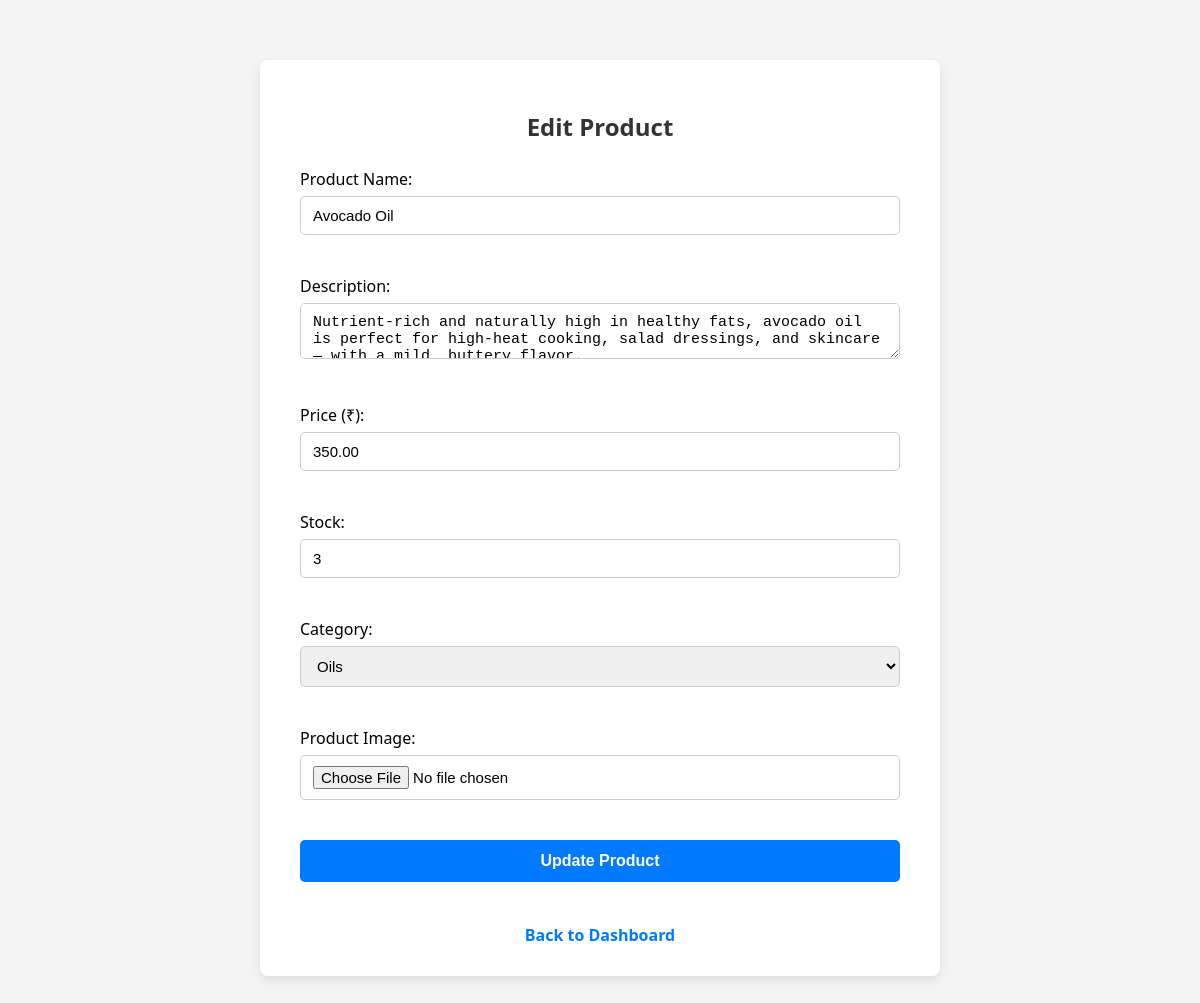
/adminn/edit-product/5 (signed in), run on an earlier commit of the app's database.
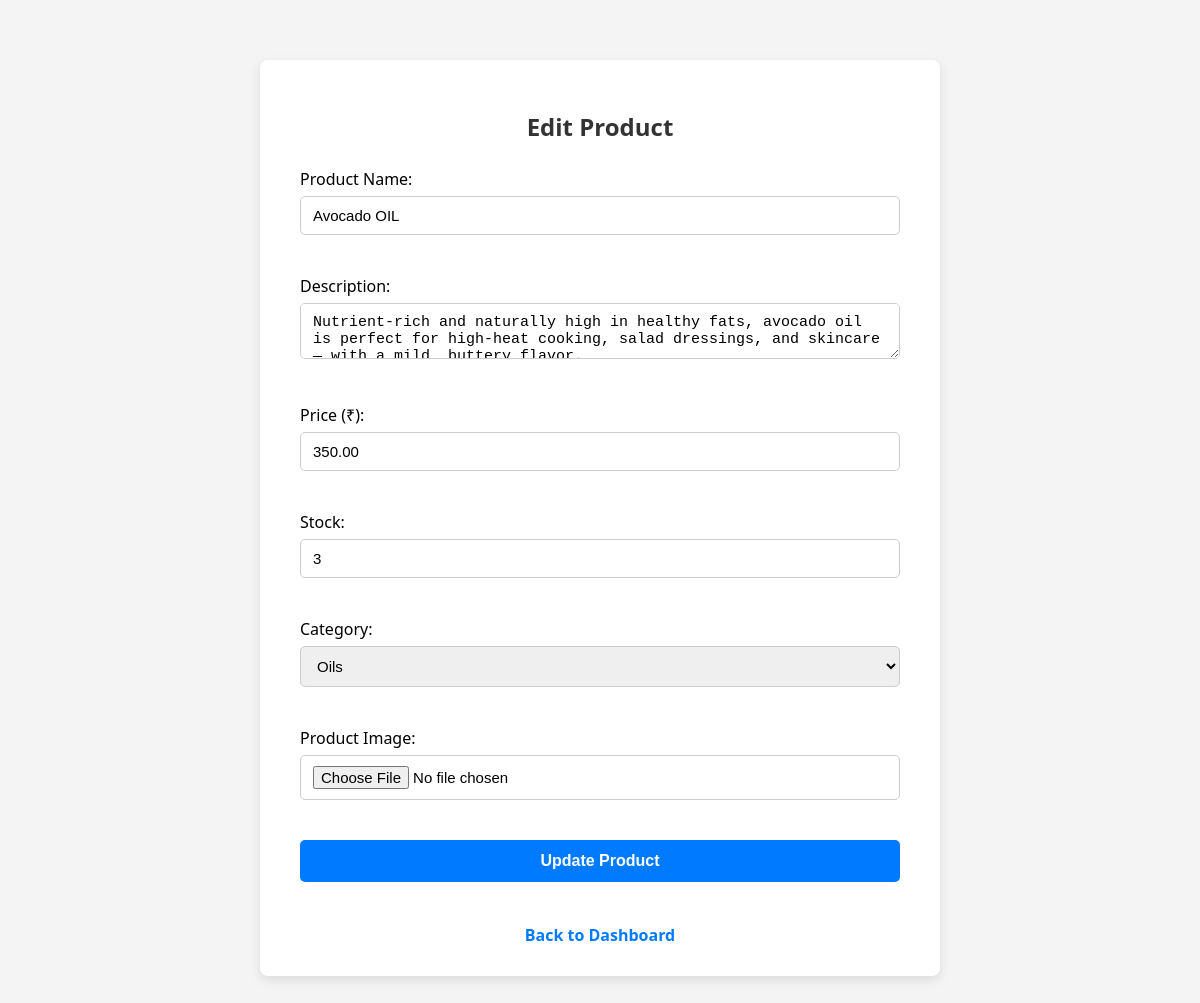
And on a later commit of the database.
### app/models.py (models this page shows, shortened)
class Product(models.Model):
    p_name = models.CharField(max_length=200)
    p_description = models.TextField()
    category = models.ForeignKey(Category, on_delete=models.CASCADE)  # Better to rename this to 'category'
    p_price = models.DecimalField(max_digits=10, decimal_places=2)  # Recommended field for price
    p_stock = models.PositiveIntegerField(default=0)  # Optional: stock quantity
    p_image = models.ImageField(upload_to='products/', blank=True, null=True)

class Category(models.Model):
    c_name=models.CharField(max_length=255,unique=True)
    def __str__(self):
        return self.c_name

### app/views.py (the view, shortened to what this page needs)
# urls.py: path('adminn/edit-product/<int:product_id>', views.edit_product, name='edit_product'),
@login_required(login_url='admin_login')
def edit_product(request, product_id):
    if not request.user.is_staff:
        return HttpResponse("Unauthorized", status=401)
    product = get_object_or_404(Product, pk=product_id)  # You were using `Customer` instead of `Product`
    success = None
    error = None
    categories=Category.objects.all()
    return render(request, 'admin/edit_product.html', {
        'product': product,
        'success': success,
        'categories':categories,
        'error': error
    })

### templates/admin/edit_product.html (shortened to what this page needs)
{% load static %}
<!DOCTYPE html>
<html lang="en">
<head>
    <link rel="stylesheet" href="{% static 'css/add-product.css' %}">
</head>
<body>
    <div class="container">
        <h2>Edit Product</h2>
        <form method="post" enctype="multipart/form-data">
            <label>Product Name:</label><br>
            <input type="text" name="p_name" value="{{ product.p_name|default_if_none:'' }}"><br><br>
            <label>Description:</label><br>
            <textarea name="p_description">{{ product.p_description|default_if_none:'' }}</textarea><br><br>
            <label>Price (₹):</label><br>
            <input type="number" step="0.01" name="p_price" value="{{ product.p_price|default_if_none:'' }}"><br><br>
            <label>Stock:</label><br>
            <input type="number" name="p_stock" value="{{ product.p_stock|default_if_none:'' }}"><br><br>
            <label>Category:</label><br>
            <select name="category">
                {% if product.category %}
                    <option value="{{ product.category.id }}">{{ product.category }}</option>
                {% endif %}
            </select><br><br>
            <label>Product Image:</label><br>
            <input type="file" name="p_image"><br><br>
            <button type="submit">Update Product</button>
        </form>
        <br>
        <a href="{% url 'admin_dashboard' %}">Back to Dashboard</a>
    </div>
</body>
</html>

What changed in the data, as far as the page shows it:
changed Product "Oils": p_name "Avocado Oil" → "Avocado OIL"
